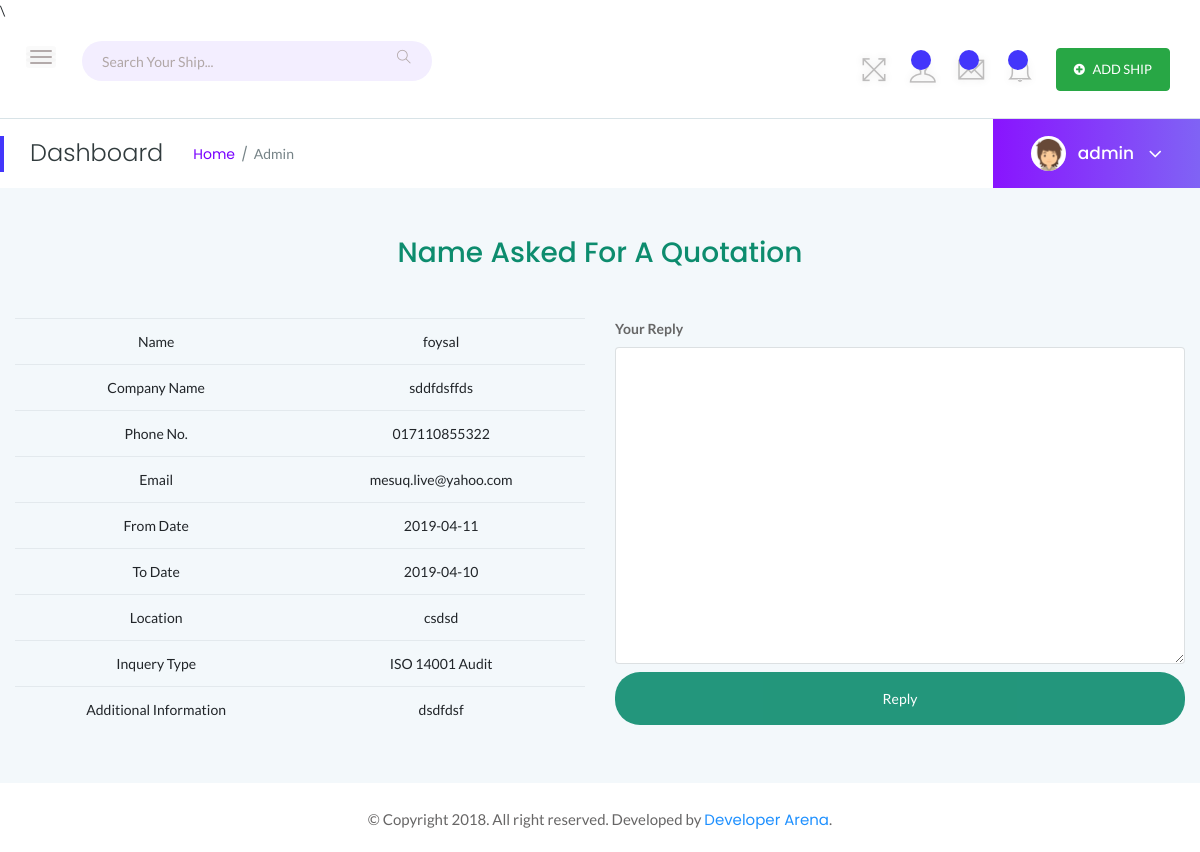
The app's page /admin/view-single-inquiry.php?inquiry_id=6 (signed in) with its own data.
### tables this page shows
CREATE TABLE `inquiry` (
  `id` int(11) NOT NULL,
  `user_id` int(11) NOT NULL,
  `uni_code` varchar(50) NOT NULL,
  `name` varchar(100) NOT NULL,
  `company_name` varchar(100) NOT NULL,
  `phone` varchar(50) NOT NULL,
  `email` varchar(50) NOT NULL,
  `form_date` date NOT NULL,
  `to_date` date NOT NULL,
  `location` varchar(150) NOT NULL,
  `aduit_type` varchar(50) NOT NULL,
  `additional_Information` varchar(200) NOT NULL,
  `created_at` datetime NOT NULL,
  `status` int(11) NOT NULL
);

### classes/Config.php (called while the page is built)
<?php
class Config{
  public static function get($path = null){
    if($path){
      $config = $GLOBALS['config'];
      $path = explode('/', $path);
       foreach($path as $bit){
         if(isset($config[$bit])){
           $config = $config[$bit];
         }
       }
       return $config;
    }
  }
}
?>

### classes/DB.php (called while the page is built, shortened)
<?php
class DB{
 private static $_instance = null;
 private $_pdo,
         $_query,
         $_error = false,
         $_results,
         $_count = 0;
    private function __construct(){
      try{
         $this->_pdo = new PDO('mysql:host='. Config::get('mysql/host') .';dbname='.Config::get('mysql/db'), Config::get('mysql/username'), Config::get('mysql/password'));
      }catch(PDOException $e){
        die($e->getMessage());
      }
    }
    public static function getInstance(){
    	if(!isset(self::$_instance)){
          self::$_instance = new DB();
    	}
    	return self::$_instance;
    }
    public function query($sql, $params = array()){
    	$this->_error = false;
    	if($this->_query = $this->_pdo->prepare($sql)){
         $x = 1;
          if(count($params)){
            foreach($params as $param){
              $this->_query->bindValue($x, $param);
              $x++;
            }
          }
         if($this->_query->execute()){
            $this->_results = $this->_query->fetchAll(PDO::FETCH_OBJ);
            $this->_count = $this->_query->rowCount();
         }else{
         	$this->_error = true;
         }
    	}
    	return $this;
    }
    public function action($action, $table, $where = array()){
        if(@count($where === 3)){
        	$operators = array('=', '<=', '>=', '<', '>');
        	$field    = $where[0];
        	$operator = $where[1];
        	$value    = $where[2];
           if(in_array($operator, $operators)){
             $sql = "{$action} FROM {$table} WHERE {$field} {$operator} ?";
              if(!$this->query($sql, array($value))->error()){
                return $this;
              }
           }
        }
        return false;
    }
    public function get($table, $where){
      return $this->action('SELECT *', $table, $where);
    }
    public function getInfo($sql) {
      $ret = $this->_pdo->prepare($sql);
      $ret->execute();
     return $ret->fetchAll(PDO::FETCH_ASSOC);
    }
    public function results(){
      return $this->_results;
    }
    public function first(){
      return $this->results()[0];
    }
    public function error(){
    	return $this->_error;
    }
    public function count(){
      return $this->_count;
    }
}
?>

### classes/User.php (called while the page is built, shortened)
<?php
 class User{
 	private $_db,
 	        $_data,
 	        $_sessionName,
 	        $_isLoggedIn;
 	 public function  __construct($user = null){
      $this->_db = DB::getInstance();
      $this->_sessionName = Config::get('session/session_name');
      if(!$user){
      	if(Session::exists($this->_sessionName)){
          $user = Session::get($this->_sessionName);
          if($this->find($user)){
            $this->_isLoggedIn = true;
          }else{
          }
      	}
      }else{
      	$this->find($user);
      }
 	 }
  public function getData_one($table, $culam ,$id){
      $sql = "SELECT * FROM {$table} WHERE $culam = '$id' ";
      $data = $this->_db->getInfo($sql);
      return $data;
   }
 	public function find($user = null){
       if($user){
         $field = (is_numeric($user)) ? 'id' : 'email';
         $data = $this->_db->get('admin', array($field, '=', $user));
          if($data->count()){
            $this->_data = $data->first();
            return true;
          }
       }
       return false;
 	 }
 	public function data(){
 	 	return $this->_data;
 	 }
 	public function isLoggedIn(){
 	 	return $this->_isLoggedIn;
 	 }
 }
?>

### classes/Session.php (called while the page is built, shortened)
<?php
class Session{
    public static function exists($name){
     return (isset($_SESSION[$name])) ? true : false;
    }
    public static function get($name){
     return $_SESSION[$name];
    }
}
?>

### functions/sanitize.php (called while the page is built, shortened)
<?php
function escape($string) {
 return htmlentities($string, ENT_QUOTES, 'UTF-8');
}
?>

### classes/Input.php (called while the page is built, shortened)
<?php
class Input{
	public static function get($item){
      if(isset($_POST[$item])){
        return $_POST[$item];
      }else if(isset($_GET[$item])){
        return $_GET[$item];
      }else{
      	return '';
      }
	}
}
?>

### admin/view-single-inquiry.php (the view, shortened to what this page needs)
<?php
require_once '../functions/sanitize.php';
$admin = new User();
if($admin->isLoggedIn()){
 $id = Input::get('inquiry_id');
?>
<!doctype html>
<html class="no-js" lang="en">
	<head>
		<link rel="stylesheet" href="../assets/css/bootstrap.min.css">
		<link rel="stylesheet" href="../assets/css/font-awesome.min.css">
		<link rel="stylesheet" href="../assets/css/themify-icons.css">
		<link rel="stylesheet" href="../assets/css/metisMenu.css">
		<link rel="stylesheet" href="../assets/css/owl.carousel.min.css">
		<link rel="stylesheet" href="../assets/css/slicknav.min.css">\
		<link rel="stylesheet" href="../assets/css/ccss.css">
		<link rel="stylesheet" href="https://www.amcharts.com/lib/3/plugins/export/export.css" type="text/css" media="all" />
		<link rel="stylesheet" href="../assets/css/typography.css">
		<link rel="stylesheet" href="../assets/css/default-css.css">
		<link rel="stylesheet" href="../assets/css/styles.css">
		<link rel="stylesheet" href="../assets/css/responsive.css">
	</head>
	<body>
		<div class="page-container">
			<div class="main-content">
				<?php require_once('header.php'); ?>
					<div class="main-content-inner">
					<div class="card-area">
						<div class="row">
							<div class="col-lg-12 col-md-12 mt-5">
								<h3 class="text-center" style="color:#0D8C6E">Name Asked For A Quotation</h3>
							</div>
							<div class="col-lg-6 col-md-6 mt-5">
								<div class="single-table">
									<div class="table-responsive">
										<table class="table text-center">
											<tbody>
												<?php
                                                 $data = $admin->getData_one('inquiry', 'id', $id);
                                                  foreach ($data as $key => $value):
												?>
												<tr>
													<td>Name</td>
													<td><?php echo $data[$key]['name']?></td>
												</tr>
												<tr>
													<td>Company Name</td>
													<td><?php echo $data[$key]['company_name']?></td>
												</tr>
												<tr>
													<td>Phone No.</td>
													<td><?php echo $data[$key]['phone']?></td>
												</tr>
												<tr>
													<td>Email</td>
													<td><?php echo $data[$key]['email']?></td>
												</tr>
												<tr>
													<td>From Date</td>
													<td><?php echo $data[$key]['form_date']?></td>
												</tr>
												<tr>
													<td>To Date</td>
													<td><?php echo $data[$key]['to_date']?></td>
												</tr>
												<tr>
													<td>Location</td>
													<td><?php echo $data[$key]['location']?></td>
												</tr>
												<tr>
													<td>Inquery Type</td>
													<td><?php echo $data[$key]['aduit_type']?></td>
												</tr>
												<tr>
													<td>Additional Information</td>
													<td><?php echo $data[$key]['additional_Information']?></td>
												</tr>
												<?php endforeach;?>
											</tbody>
										</table>
									</div>
								</div>
							</div>
							<div class="col-lg-6 col-md-6 mt-5">
								<form action="" method="post">
									<label style="display:block" for="text"><b>Your Reply</b></label>
									<textarea class="form-control" rows="14" name="reply" required></textarea>
									<input type="submit" class="registerbtn" name="save" value="Reply">
								</form>
							</div>
						</div>
					</div>
				</div>
			</div>
			<?php require_once('footer.php') ?>
<?php
}else{
 Redirect::to('admin-login.php');
}
?>

### admin/header.php (shortened to what this page needs)
<div class="header-area">
	<div class="row align-items-center">
		<div class="col-md-6 col-sm-8 clearfix">
			<div class="nav-btn pull-left">
				<span></span>
				<span></span>
				<span></span>
			</div>
			<div class="search-box pull-left">
			<form action="search.php" method="post">
					<input type="text" name="search" placeholder="Search Your Ship..." required>
					<i class="ti-search"></i>
				</form>
			</div>
		</div>
		<div class="col-md-6 col-sm-4 clearfix">
			<ul class="notification-area pull-right">
				<li id="full-view"><i class="ti-fullscreen"></i></li>
				<li class="dropdown">
					<i class="ti-user dropdown-toggle" data-toggle="dropdown" id="tiuser">
						<span id="counter"></span>
					</i>
				</li>
				<li class="dropdown">
					<i id="timess" class="ti-email dropdown-toggle" data-toggle="dropdown">
						<span id="counter2"></span>
					</i>
				</li>
				<li class="dropdown">
					<i id="tiinqu" class="ti-bell dropdown-toggle" data-toggle="dropdown">
						<span id="counter3"></span>
					</i>
				</li>
				<li>
					<button onclick="window.location.href='add-ship.php'" class="btn btn-success"><i class="fa fa-plus-circle fa-1x" aria-hidden="true"></i>&nbsp; &nbsp;ADD SHIP</button>
				</li>
			</ul>
		</div>
	</div>
</div>
<div class="page-title-area">
	<div class="row align-items-center">
		<div class="col-sm-6">
			<div class="breadcrumbs-area clearfix">
				<h4 class="page-title pull-left">Dashboard</h4>
				<ul class="breadcrumbs pull-left">
					<li><a href="index.php">Home</a></li>
					<li><span>Admin</span></li>
				</ul>
			</div>
		</div>
		<div class="col-sm-6 clearfix">
			<div class="user-profile pull-right">
				<img class="avatar user-thumb" src="../assets/img/author/avatar.png" alt="avatar">
				<h4 class="user-name dropdown-toggle" data-toggle="dropdown"><?php echo escape($admin->data()->username) ;?> <i class="fa fa-angle-down"></i></h4>
			</div>
		</div>
	</div>
</div>

### assets/css/ccss.css (style rules this page uses)
input[type=text], input[type=tel], input[type=date],input[type=email],input[type=number],input[type=password] { width: 100%; padding: 15px; margin: 5px 0 22px 0; display: inline-block; border: 2px ; background: #f1f1f1; }
.registerbtn { background-color: #0D8C6E; color: white; padding: 16px 20px; margin: 8px 0; border: none; cursor: pointer; width: 100%; opacity: 0.9; border-radius: 25px; }
a { color: dodgerblue; }

### assets/css/responsive.css (style rules this page uses)
@media (min-width: 1200px) and (max-width: 1364px) { .main-content-inner { padding: 0 15px 50px; } }
@media (min-width: 1200px) and (max-width: 1364px) { .page-container, .sbar_collapsed.page-container { padding-left: 0; } }

### records on screen
inquiry: name "foysal", company_name "sddfdsffds", phone "017110855322", email "mesuq.live@yahoo.com", form_date "2019-04-11", to_date "2019-04-10", location "csdsd", aduit_type "ISO 14001 Audit", additional_Information "dsdfdsf"

### other values on screen
$admin->data()->username "admin"
